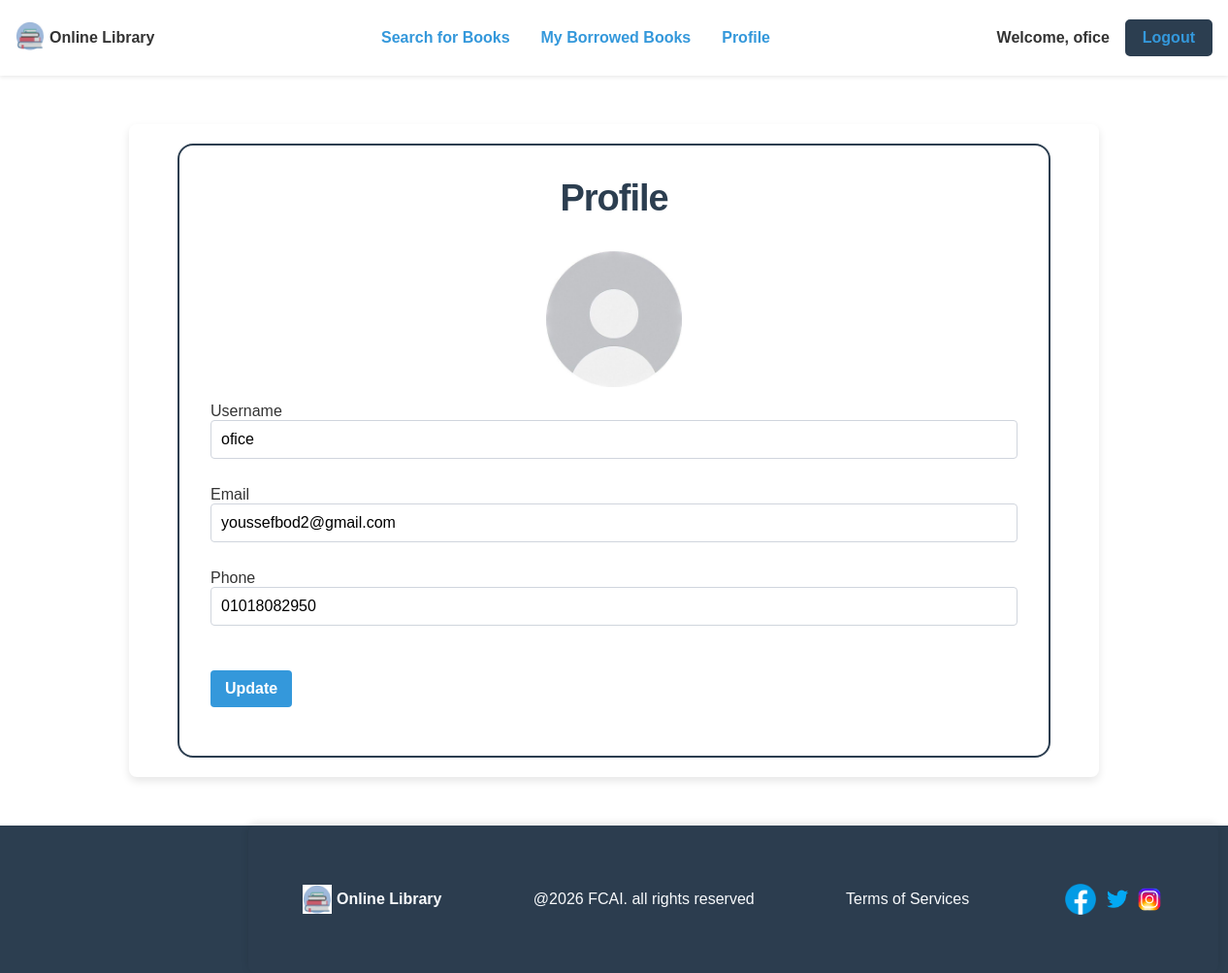
Before: /accounts/profile/ (signed in) with the older database file.
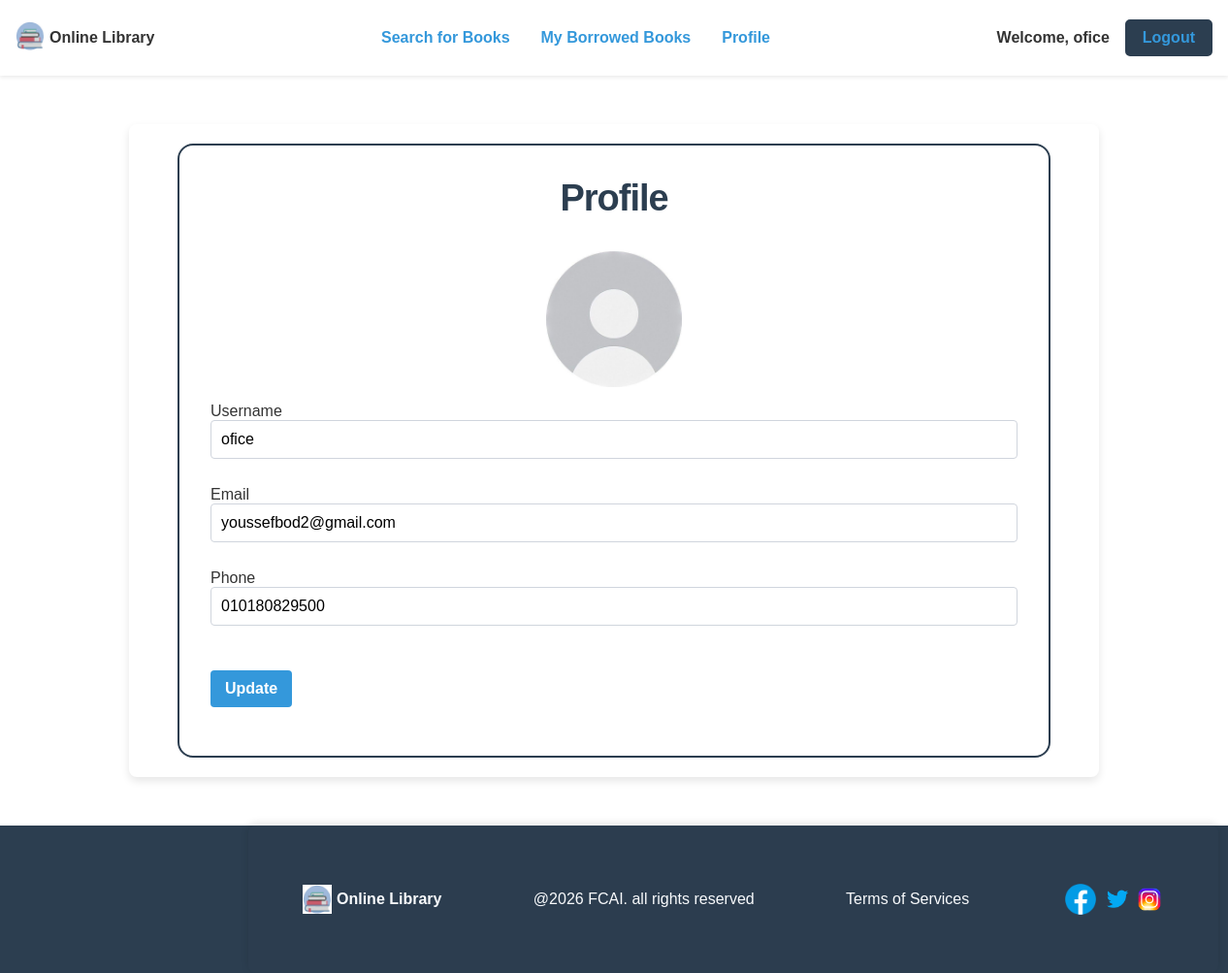
After: the same page with the newer database file.
### accounts/models.py (models this page shows)
class CustomUser(AbstractUser):
    phone = models.CharField(max_length=15, blank=True, null=True)

### accounts/views.py (the view)
# urls.py: path('profile/', views.profile_view, name='profile'),
@login_required
def profile_view(request):
    if request.method == 'POST':
        form = ProfileForm(request.POST, instance=request.user)
        if form.is_valid():
            form.save()
            messages.success(request, 'Profile updated successfully!')
            return redirect('profile')
    else:
        form = ProfileForm(instance=request.user)
    return render(request, 'profile.html', {'form': form})

### accounts/forms.py
class ProfileForm(forms.ModelForm):
    class Meta:
        model = CustomUser
        fields = ['username', 'email', 'phone']

### templates/profile.html (shortened to what this page needs)
{% extends 'index.html' %}
{% load static %}
{% block content %}
    <main class="container">
            <section class="form-container">
            <form method="POST" enctype="multipart/form-data">
                <div class="profile_container">
                    <h1>Profile</h1>
                    <img src="{% static 'images/Profile.jpg' %}" alt="profile picture" width="140">
                </div>
                <div>
                    <label>Username </label>
                    {{ form.username }}
                </div>
                <br>
                <div>
                    <label>Email </label>
                    {{ form.email }}
                </div>
                <br>
                <div>
                    <label>Phone </label>
                    {{ form.phone }}
                </div>
                <br>
            <br>
                <button type="submit" class="btn">Update</button>
            <br><br>
            </form>
            </section>
    </main>
{% endblock %}

### templates/index.html (shortened to what this page needs)
{% load static %}
<!DOCTYPE html>
<html lang="en">
<head>
    <link rel="stylesheet" href="{% static 'css/style.css' %}?v=1.1">
    <link rel="stylesheet" href="{% static 'css/queries.css' %}?v=1.1">
</head>
<body class="background-img">
    <nav class="navbar">
        <div class="iconName">
            <a href="{% url 'home' %}">
                <img src="{% static 'images/icon.png' %}" alt="icon" width="30px">
            </a>
            <b>Online Library</b>
        </div>
        {% if user.is_authenticated %}
            {% if user.is_staff %}
                <div class="pageOptions">
                    <a href="{% url 'admin_books' %}">Manage Books</a>
                    <a href="{% url 'add_book' %}">Add Book</a>
                    <a href="{% url 'add_admin' %}">Add Admin</a>
                    <a href="{% url 'profile' %}">Profile</a>
                </div>
            {% else %}
                <div class="pageOptions">
                    <a href="{% url 'search' %}">Search for Books</a>
                    <a href="{% url 'borrowed_books' %}">My Borrowed Books</a>
                    <a href="{% url 'profile' %}">Profile</a>
                </div>
            {% endif %}
            <div class="logContainer">
                <p class="userGreeting">Welcome, {{ user.username }}</p>
                <a href="{% url 'logout' %}" class="navbarBtns">Logout</a>
            </div>
        {% endif %}
    </nav>
    {% block content %}{% endblock %}
    <footer>
        <div class="footer">
            <div class="iconName">
                <img src="{% static 'images/icon.png' %}" alt="icon" width="30px">
                <b>Online Library</b>
            </div>
            <p>@2026 FCAI. all rights reserved </p>
            <p>Terms of Services</p>
            <div class="socialMediaIcons">
                <img src="{% static 'images/facebook.png' %}" alt="Facebook icon" width="40px">
                <img src="{% static 'images/twitter.png' %}" alt="Twitter icon" width="30px">
                <img src="{% static 'images/instagram.png' %}" alt="Instagram icon" width="30px">
            </div>
        </div>
    </footer>
</body>
</html>

Changed rows visible on the page:
changed CustomUser "ofice": phone "01018082950" → "010180829500"
